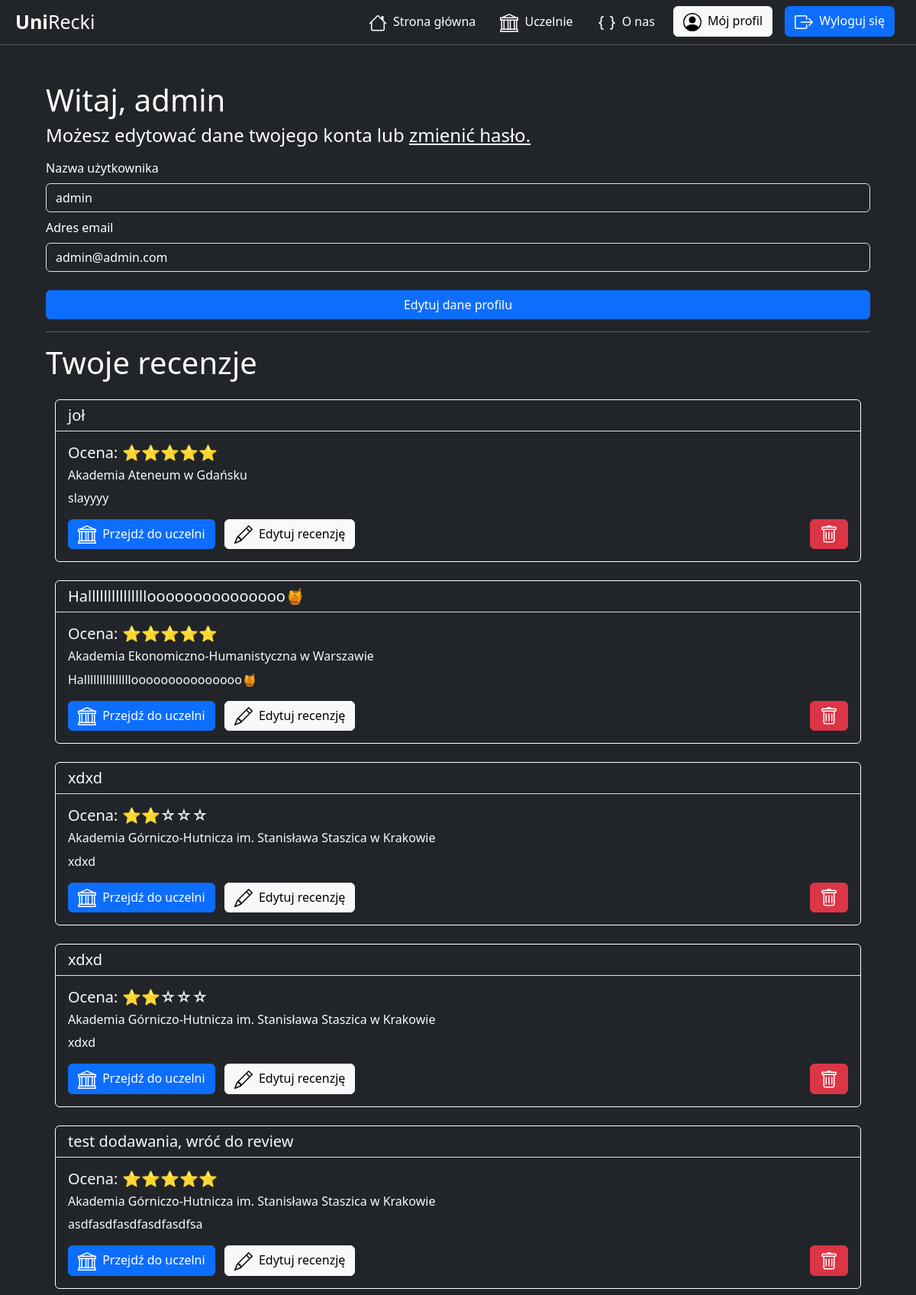
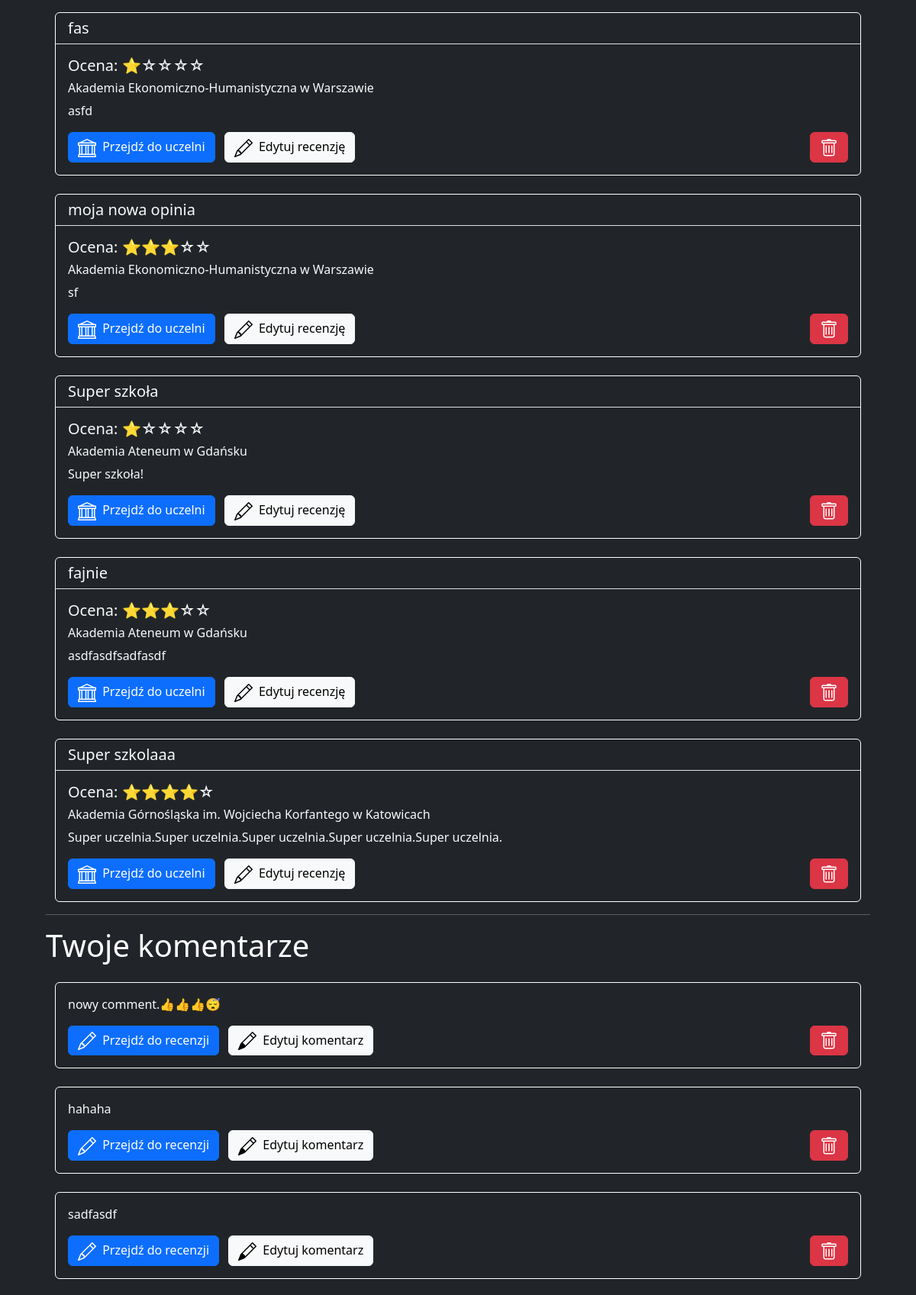
The app's page /account/profile/1/ (signed in, upper part) with its own data (2 pictures, top to bottom).
### universities/models.py (models this page shows, shortened)
class Review(models.Model):
    title = models.CharField( max_length=150)
    description = models.CharField( max_length=3000)
    rating = models.IntegerField(validators=[
            MaxValueValidator(5),
            MinValueValidator(1)
        ])
    add_date = models.DateTimeField(default=timezone.now, blank=True)
    university = models.ForeignKey(University, on_delete=models.CASCADE)
    user = models.ForeignKey(User, on_delete=models.CASCADE)
    users_like = models.ManyToManyField(User, related_name='images_liked', blank=True)
    active = models.BooleanField(default=True)
    class Meta:
        verbose_name = 'Review'
        verbose_name_plural = 'Reviews'

class University(models.Model):
    name = models.CharField(max_length=150)
    search_name = models.CharField(max_length=150, blank=True)
    voivodeship = models.CharField(max_length=150)
    city = models.CharField(max_length=150)
    link = models.CharField(max_length=150)
    class Meta:
        verbose_name = 'University'
        verbose_name_plural = 'Universities'

class Comment(models.Model):
    description = models.CharField( max_length=3000)
    add_date = models.DateTimeField(default=timezone.now, blank=True)
    review = models.ForeignKey(Review, on_delete=models.CASCADE)
    user = models.ForeignKey(User, on_delete=models.CASCADE)
    active = models.BooleanField(default=True)
    class Meta:
        verbose_name = 'Comment'
        verbose_name_plural = 'Comments'

### account/views.py (the view, shortened to what this page needs)
# urls.py: path('profile/<int:user_id>/', views.profile, name='profile'),
@login_required
def profile(request, user_id):
    if request.user.id != user_id:
        return redirect('index')
    user = User.objects.get(id=user_id)
    reviews = Review.objects.filter(user=user, active=True)
    comments = Comment.objects.filter(user=user, active=True)
    return render(request, 'account/profile.html', {
        'user': user,
        'reviews': reviews,
        'comments': comments
        })

### account/templates/account/profile.html (shortened to what this page needs)
{% extends "base.html" %}
{% load static %}
{% block css %}
    <link rel="stylesheet" href={% static "account/profile.css" %}>
{% endblock css %}
{% block content %}
    <div class="container mt-5">
        <div class="row">
            <h1 class="p-0">Witaj, {{ user.username }}</h1>
            <h4 class="p-0">
                Możesz edytować dane twojego konta lub <a href={% url 'change_password' %}>zmienić hasło.</a>
            </h4>
        </div>
        <form method="post">
            <div class="row mt-2">
                <label for="username" class="form-label p-0">Nazwa użytkownika</label>
                <input type="text"
                       id="username"
                       name="username"
                       class="form-control text-bg-dark"
                       placeholder="Nazwa użytkownika"
                       value="{{ user.username }}"
                       required />
            </div>
            <div class="row mt-2">
                <label for="email" class="form-label p-0">Adres email</label>
                <input type="email"
                       id="email"
                       name="email"
                       class="form-control text-bg-dark"
                       placeholder="Adres email"
                       value="{{ user.email }}"
                       required />
            </div>
            <div class="row mt-4 d-flex justify-content-center align-items-center">
                <input class="btn btn-primary" type="submit" value="Edytuj dane profilu">
            </div>
        </form>
        <div class="row">
            <hr class="mt-3">
            <h1 class="m-0 p-0">Twoje recenzje</h1>
        </div>
        {% for review in reviews %}
            <div class="card bg-dark text-light mt-4">
                <h5 class="card-header border-bottom">{{ review.title }}</h5>
                <div class="card-body">
                    <h5 class="card-title">
                        Ocena:
                        {% if review.rating == 5 %}
                            ⭐⭐⭐⭐⭐
                        {% elif review.rating == 4 %}
                            ⭐⭐⭐⭐☆
                        {% elif review.rating == 3 %}
                            ⭐⭐⭐☆☆
                        {% elif review.rating == 2 %}
                            ⭐⭐☆☆☆
                        {% elif review.rating == 1 %}
                            ⭐☆☆☆☆
                        {% endif %}
                    </h5>
                    <h6 class="card-title">{{ review.university.name }}</h6>
                    <p class="card-text">{{ review.description }}</p>
                    <div class="row">
                        <div class="col-10">
                            <a href="{% url 'university_detail' review.university.id %}"
                               class="btn btn-primary me-2">
                            Przejdź do uczelni</a>
                            <a href="{% url 'review_update' review.id %}"
                               class="btn btn-light me-2 review-edit">
                            Edytuj recenzję</a>
                        </div>
                        <div class="col-2 d-flex justify-content-end align-items-end">
                            <a href="{% url 'review_delete' review.id %}"
                               class="btn btn-danger"
                               value="Usuń recenzję">
                            </a>
                        </div>
                    </div>
                </div>
            </div>
        {% empty %}
            <div class="row">
                <p class="p-0 mt-4">
                    Nie dodano jeszcze żadnej opinii. Aby to zrobić, przejdź do zakładki <a href="{% url 'university_list' %}">uczelnie.</a>
                </p>
            </div>
        {% endfor %}
        <div class="row">
            <hr class="mt-3">
            <h1 class="m-0 p-0">Twoje komentarze</h1>
        </div>
        {% for comment in comments %}
            <div class="card bg-dark text-light mt-4">
                <div class="card-body">
                    <p class="card-text">{{ comment.description }}</p>
                    <div class="row">
                        <div class="col-10">
                            <a href="{% url 'review_detail' comment.review.pk %}"
                               class="btn btn-primary me-2">
                                Przejdź do recenzji
                            </a>
                            <a href="{% url 'comment_update' comment.pk %}"
                               class="btn btn-light me-2 comment-edit">
                                Edytuj komentarz
                            </a>
                        </div>
                        <div class="col-2 d-flex justify-content-end align-items-end">
                            <a href="{% url 'comment_delete' comment.pk %}"
                               class="btn btn-danger"
                               title="Usuń komentarz">
                            </a>
                        </div>
                    </div>
                </div>
            </div>
        {% empty %}
            <div class="row">
                <p class="p-0 mt-4">
                    Nie dodano jeszcze żadnego komentarza. Aby to zrobić, przejdź do zakładki <a href="{% url 'university_list' %}">uczelnie.</a>
                </p>
            </div>
        {% endfor %}
    </div>
{% endblock content %}

### static/styles.css (style rules this page uses)
body { color: white; }
h1 { color: white; }
a { color: white; }

### account/static/account/profile.css (style rules this page uses)
.container { width: 90%; }
.card { color: white; border: 1px solid white; }
.border-bottom { border-bottom: 1px solid white; }

### records on screen
Review: title "joł", university.name "Akademia Ateneum w Gdańsku", description "slayyyy"
Review: title "Halllllllllllllllooooooooooooooo🍯", university.name "Akademia Ekonomiczno-Humanistyczna w Warszawie", description "Halllllllllllllllooooooooooooooo🍯"
Review: title "xdxd", university.name "Akademia Górniczo-Hutnicza im. Stanisława Staszica w Krakowie", description "xdxd"
Review: title "xdxd", university.name "Akademia Górniczo-Hutnicza im. Stanisława Staszica w Krakowie", description "xdxd"
Review: title "test dodawania, wróć do review", university.name "Akademia Górniczo-Hutnicza im. Stanisława Staszica w Krakowie", description "asdfasdfasdfasdfasdfsa"
Review: title "fas", university.name "Akademia Ekonomiczno-Humanistyczna w Warszawie", description "asfd"
Review: title "moja nowa opinia", university.name "Akademia Ekonomiczno-Humanistyczna w Warszawie", description "sf"
Review: title "Super szkoła", university.name "Akademia Ateneum w Gdańsku", description "Super szkoła!"
Review: title "fajnie", university.name "Akademia Ateneum w Gdańsku", description "asdfasdfsadfasdf"
Review: title "Super szkolaaa", university.name "Akademia Górnośląska im. Wojciecha Korfantego w Katowicach", description "Super uczelnia.Super uczelnia.Super uczelnia.Super uczelnia.Super uczelnia."
Comment: description "nowy comment.👍👍👍😴"
Comment: description "hahaha"
Comment: description "sadfasdf"

### other values on screen
{{ user.username }} "admin"
